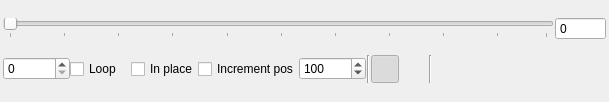
<?xml version="1.0" encoding="UTF-8"?>
<ui version="4.0">
 <class>CAnimationDialog</class>
 <widget class="QDockWidget" name="CAnimationDialog">
  <property name="geometry">
   <rect>
    <x>0</x>
    <y>0</y>
    <width>609</width>
    <height>102</height>
   </rect>
  </property>
  <property name="sizePolicy">
   <sizepolicy hsizetype="Fixed" vsizetype="Preferred">
    <horstretch>0</horstretch>
    <verstretch>0</verstretch>
   </sizepolicy>
  </property>
  <property name="minimumSize">
   <size>
    <width>609</width>
    <height>102</height>
   </size>
  </property>
  <property name="maximumSize">
   <size>
    <width>524287</width>
    <height>524287</height>
   </size>
  </property>
  <property name="floating">
   <bool>false</bool>
  </property>
  <property name="features">
   <set>QDockWidget::AllDockWidgetFeatures</set>
  </property>
  <property name="allowedAreas">
   <set>Qt::AllDockWidgetAreas</set>
  </property>
  <property name="windowTitle">
   <string>Animation control</string>
  </property>
  <widget class="QWidget" name="dockWidgetContents">
   <layout class="QGridLayout" name="gridLayout">
    <property name="margin">
     <number>3</number>
    </property>
    <property name="spacing">
     <number>1</number>
    </property>
    <item row="0" column="0" colspan="11">
     <layout class="QHBoxLayout" name="horizontalLayout_3">
      <property name="spacing">
       <number>1</number>
      </property>
      <item>
       <widget class="QSlider" name="horizontalSlider">
        <property name="minimumSize">
         <size>
          <width>0</width>
          <height>0</height>
         </size>
        </property>
        <property name="maximumSize">
         <size>
          <width>16777215</width>
          <height>16777215</height>
         </size>
        </property>
        <property name="maximum">
         <number>99</number>
        </property>
        <property name="pageStep">
         <number>10</number>
        </property>
        <property name="orientation">
         <enum>Qt::Horizontal</enum>
        </property>
        <property name="invertedAppearance">
         <bool>false</bool>
        </property>
        <property name="invertedControls">
         <bool>false</bool>
        </property>
        <property name="tickPosition">
         <enum>QSlider::TicksBelow</enum>
        </property>
        <property name="tickInterval">
         <number>10</number>
        </property>
       </widget>
      </item>
      <item>
       <widget class="QSpinBox" name="currentSpinBox">
        <property name="readOnly">
         <bool>true</bool>
        </property>
        <property name="buttonSymbols">
         <enum>QAbstractSpinBox::NoButtons</enum>
        </property>
        <property name="maximum">
         <number>999999</number>
        </property>
       </widget>
      </item>
     </layout>
    </item>
    <item row="1" column="0">
     <layout class="QHBoxLayout" name="horizontalLayout_2">
      <property name="spacing">
       <number>0</number>
      </property>
      <property name="sizeConstraint">
       <enum>QLayout::SetMaximumSize</enum>
      </property>
      <property name="leftMargin">
       <number>0</number>
      </property>
      <item>
       <widget class="QSpinBox" name="startSpinBox">
        <property name="buttonSymbols">
         <enum>QAbstractSpinBox::UpDownArrows</enum>
        </property>
        <property name="keyboardTracking">
         <bool>false</bool>
        </property>
        <property name="maximum">
         <number>999999</number>
        </property>
       </widget>
      </item>
      <item>
       <widget class="QCheckBox" name="loopCheckBox">
        <property name="text">
         <string>Loop</string>
        </property>
       </widget>
      </item>
      <item>
       <widget class="QCheckBox" name="inPlaceCheckBox">
        <property name="enabled">
         <bool>true</bool>
        </property>
        <property name="text">
         <string>In place</string>
        </property>
       </widget>
      </item>
      <item>
       <widget class="QCheckBox" name="incPosCheckBox">
        <property name="enabled">
         <bool>true</bool>
        </property>
        <property name="text">
         <string>Increment pos</string>
        </property>
       </widget>
      </item>
      <item>
       <widget class="QSpinBox" name="endSpinBox">
        <property name="keyboardTracking">
         <bool>false</bool>
        </property>
        <property name="maximum">
         <number>999999</number>
        </property>
        <property name="value">
         <number>100</number>
        </property>
       </widget>
      </item>
     </layout>
    </item>
    <item row="1" column="2">
     <widget class="QToolButton" name="playlistToolButton">
      <property name="minimumSize">
       <size>
        <width>28</width>
        <height>28</height>
       </size>
      </property>
      <property name="maximumSize">
       <size>
        <width>28</width>
        <height>28</height>
       </size>
      </property>
      <property name="toolTip">
       <string>Use the PlayList</string>
      </property>
      <property name="text">
       <string/>
      </property>
      <property name="icon">
       <iconset resource="object_viewer.qrc">
        <normaloff>:/icons/ic_nel_animset.png</normaloff>:/icons/ic_nel_animset.png</iconset>
      </property>
      <property name="iconSize">
       <size>
        <width>25</width>
        <height>25</height>
       </size>
      </property>
      <property name="checkable">
       <bool>true</bool>
      </property>
      <property name="checked">
       <bool>true</bool>
      </property>
      <property name="autoExclusive">
       <bool>true</bool>
      </property>
      <property name="autoRaise">
       <bool>true</bool>
      </property>
     </widget>
    </item>
    <item row="1" column="3">
     <widget class="QToolButton" name="mixerToolButton">
      <property name="minimumSize">
       <size>
        <width>28</width>
        <height>28</height>
       </size>
      </property>
      <property name="maximumSize">
       <size>
        <width>28</width>
        <height>28</height>
       </size>
      </property>
      <property name="toolTip">
       <string>Use the Mixer</string>
      </property>
      <property name="text">
       <string/>
      </property>
      <property name="icon">
       <iconset resource="object_viewer.qrc">
        <normaloff>:/images/mixer.png</normaloff>:/images/mixer.png</iconset>
      </property>
      <property name="iconSize">
       <size>
        <width>25</width>
        <height>25</height>
       </size>
      </property>
      <property name="checkable">
       <bool>true</bool>
      </property>
      <property name="autoExclusive">
       <bool>true</bool>
      </property>
      <property name="autoRaise">
       <bool>true</bool>
      </property>
     </widget>
    </item>
    <item row="1" column="5">
     <widget class="QToolButton" name="startPushButton">
      <property name="minimumSize">
       <size>
        <width>28</width>
        <height>28</height>
       </size>
      </property>
      <property name="maximumSize">
       <size>
        <width>28</width>
        <height>28</height>
       </size>
      </property>
      <property name="text">
       <string/>
      </property>
      <property name="icon">
       <iconset resource="object_viewer.qrc">
        <normaloff>:/images/skip-backward.png</normaloff>:/images/skip-backward.png</iconset>
      </property>
      <property name="iconSize">
       <size>
        <width>25</width>
        <height>25</height>
       </size>
      </property>
      <property name="autoRaise">
       <bool>true</bool>
      </property>
     </widget>
    </item>
    <item row="1" column="6">
     <widget class="QToolButton" name="backwardPushButton">
      <property name="minimumSize">
       <size>
        <width>28</width>
        <height>28</height>
       </size>
      </property>
      <property name="maximumSize">
       <size>
        <width>28</width>
        <height>28</height>
       </size>
      </property>
      <property name="text">
       <string/>
      </property>
      <property name="icon">
       <iconset resource="object_viewer.qrc">
        <normaloff>:/images/seek-backward.png</normaloff>:/images/seek-backward.png</iconset>
      </property>
      <property name="iconSize">
       <size>
        <width>25</width>
        <height>25</height>
       </size>
      </property>
      <property name="shortcut">
       <string/>
      </property>
      <property name="autoRaise">
       <bool>true</bool>
      </property>
     </widget>
    </item>
    <item row="1" column="7">
     <widget class="QToolButton" name="playPushButton">
      <property name="minimumSize">
       <size>
        <width>28</width>
        <height>28</height>
       </size>
      </property>
      <property name="maximumSize">
       <size>
        <width>28</width>
        <height>28</height>
       </size>
      </property>
      <property name="toolTip">
       <string>Play/Pause</string>
      </property>
      <property name="text">
       <string/>
      </property>
      <property name="icon">
       <iconset resource="object_viewer.qrc">
        <normaloff>:/images/play.png</normaloff>
        <normalon>:/images/pause.png</normalon>:/images/play.png</iconset>
      </property>
      <property name="iconSize">
       <size>
        <width>25</width>
        <height>25</height>
       </size>
      </property>
      <property name="checkable">
       <bool>true</bool>
      </property>
      <property name="autoRaise">
       <bool>true</bool>
      </property>
     </widget>
    </item>
    <item row="1" column="8">
     <widget class="QToolButton" name="stopPushButton">
      <property name="minimumSize">
       <size>
        <width>28</width>
        <height>28</height>
       </size>
      </property>
      <property name="maximumSize">
       <size>
        <width>28</width>
        <height>28</height>
       </size>
      </property>
      <property name="toolTip">
       <string>Stop</string>
      </property>
      <property name="text">
       <string/>
      </property>
      <property name="icon">
       <iconset resource="object_viewer.qrc">
        <normaloff>:/images/stop.png</normaloff>:/images/stop.png</iconset>
      </property>
      <property name="iconSize">
       <size>
        <width>25</width>
        <height>25</height>
       </size>
      </property>
      <property name="checkable">
       <bool>false</bool>
      </property>
      <property name="autoRaise">
       <bool>true</bool>
      </property>
     </widget>
    </item>
    <item row="1" column="9">
     <widget class="QToolButton" name="forwardPushButton">
      <property name="minimumSize">
       <size>
        <width>28</width>
        <height>28</height>
       </size>
      </property>
      <property name="maximumSize">
       <size>
        <width>28</width>
        <height>28</height>
       </size>
      </property>
      <property name="text">
       <string/>
      </property>
      <property name="icon">
       <iconset resource="object_viewer.qrc">
        <normaloff>:/images/seek-forward.png</normaloff>:/images/seek-forward.png</iconset>
      </property>
      <property name="iconSize">
       <size>
        <width>25</width>
        <height>25</height>
       </size>
      </property>
      <property name="autoRaise">
       <bool>true</bool>
      </property>
     </widget>
    </item>
    <item row="1" column="10">
     <widget class="QToolButton" name="endPushButton">
      <property name="minimumSize">
       <size>
        <width>28</width>
        <height>28</height>
       </size>
      </property>
      <property name="maximumSize">
       <size>
        <width>28</width>
        <height>28</height>
       </size>
      </property>
      <property name="text">
       <string/>
      </property>
      <property name="icon">
       <iconset resource="object_viewer.qrc">
        <normaloff>:/images/skip-forward.png</normaloff>:/images/skip-forward.png</iconset>
      </property>
      <property name="iconSize">
       <size>
        <width>25</width>
        <height>25</height>
       </size>
      </property>
      <property name="autoRaise">
       <bool>true</bool>
      </property>
     </widget>
    </item>
    <item row="1" column="4">
     <widget class="Line" name="line">
      <property name="orientation">
       <enum>Qt::Vertical</enum>
      </property>
     </widget>
    </item>
    <item row="1" column="1">
     <widget class="Line" name="line_2">
      <property name="orientation">
       <enum>Qt::Vertical</enum>
      </property>
     </widget>
    </item>
   </layout>
  </widget>
 </widget>
 <resources>
  <include location="object_viewer.qrc"/>
 </resources>
 <connections>
  <connection>
   <sender>currentSpinBox</sender>
   <signal>valueChanged(int)</signal>
   <receiver>horizontalSlider</receiver>
   <slot>setValue(int)</slot>
   <hints>
    <hint type="sourcelabel">
     <x>151</x>
     <y>55</y>
    </hint>
    <hint type="destinationlabel">
     <x>163</x>
     <y>77</y>
    </hint>
   </hints>
  </connection>
  <connection>
   <sender>horizontalSlider</sender>
   <signal>valueChanged(int)</signal>
   <receiver>currentSpinBox</receiver>
   <slot>setValue(int)</slot>
   <hints>
    <hint type="sourcelabel">
     <x>224</x>
     <y>85</y>
    </hint>
    <hint type="destinationlabel">
     <x>141</x>
     <y>55</y>
    </hint>
   </hints>
  </connection>
 </connections>
</ui>
